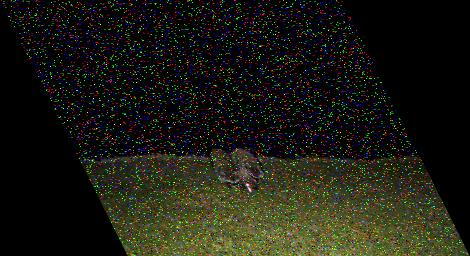
#> input picture imgproc/Лабораторная3/img.jpg, 470 x 256 px, given in place of lenna.png, which was not available
$ jupyter execute lab2_new.ipynb   (shell and % lines are left out)   (text cells are left out)
#> lines starting #> are read from the running program, lines starting #| are printed output that depends on the picture; long printed decimals are rounded; pictures that were not available may be replaced by others from this repository, and a replacement may not be noted
[cell 1]
import numpy as np
import cv2 as cv
#from google.colab.patches import cv2_imshow

[cell 2]
image = cv.imread('./lenna.png')
#> image is the input picture: shape (256, 470, 3); mean B, G, R 19.6, 28.2, 28.3

[cell 3]
import matplotlib.pyplot as plt

#%matplotlib inline позволяет выводить графики matplotlib в Jupyter
plt.imshow(image[:,:,:])

[cell 4]
rgb_image = cv.cvtColor(image, cv.COLOR_BGR2RGB)
plt.imshow(rgb_image)

[cell 5]
ROI = (182, 162, 220, 100)  #(x0, y0, height, width)
cropped_image = rgb_image[ROI[1]:ROI[1] + ROI[3], ROI[0]:ROI[0] + ROI[2]]
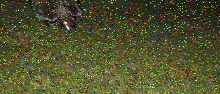
#> cropped_image: shape (94, 220, 3); mean R, G, B 80.2, 82.2, 44.1
plt.imshow(cropped_image)

[cell 6]
scale_percent = 120  # Процент от изначального размера
width = int(rgb_image.shape[1] * scale_percent / 100)
#> width = 564
height = int(rgb_image.shape[0] * scale_percent / 100)
#> height = 307
dim = (width, height)
#> dim = (564, 307)
resized_image = cv.resize(rgb_image, dim, interpolation=cv.INTER_AREA)
plt.imshow(resized_image)

[cell 7]
(h, w, d) = rgb_image.shape
#> h = 256; w = 470; d = 3
angle = 45
scale = 1.0
center = (w // 2, h // 2)
#> center = (235, 128)
M = cv.getRotationMatrix2D(center, angle, scale)

print(M)
#| [[  0.7071   0.7071 -21.680]
#|  [ -0.7071   0.7071 203.660]]
rotated = cv.warpAffine(rgb_image, M, (w, h))
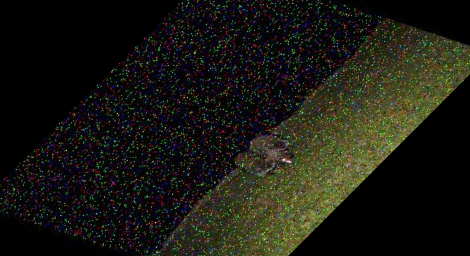
#> rotated: shape (256, 470, 3); mean R, G, B 26, 25.8, 18.1
plt.imshow(rotated)

[cell 8]
copy_image = rgb_image.copy()

# рисование линии
cv.line(copy_image, (0, 0), (511, 511), (255, 0, 0), 5)
# => Diagonal red line with thickness of 5 px

# Draw a rectangle using cv2.rectangle(image, topLeft, bottomRight, rgb, thinkness)
cv.rectangle(copy_image, (384, 0), (510, 128), (0, 255, 0), 3)
# => Green rectangle with thickness of 3 px

# Draw a circle using cv2.circle(image, center, radius, rgb, thinkness)
cv.circle(copy_image, (447, 63), 63, (0, 0, 255), -1)
# => Blue filled circle(note that the thinkness is -1)

# Draw a ellipse using cv2.ellipse(image, center, axes, angle, startAngle, endAngle, rgb, thinkness)
cv.ellipse(copy_image, (256, 256), (100, 50), -45, 0, 180, (255, 0, 0), -1)
# => Red wide down-half ellipse

plt.imshow(copy_image)

[cell 9]
# Put some text using cv2.putText(image, text, bottomLeft, fontType, fontScale, rgb, thinkness, lineType)
copy_image = rgb_image.copy()
font = cv.FONT_HERSHEY_COMPLEX
cv.putText(copy_image, 'OpenCV', (10, 500), font, 4, (255, 255, 255), 10, cv.LINE_AA)
# => White 'OpenCV' text at the bottom

plt.imshow(copy_image)

[cell 10]
import matplotlib.pyplot as plt
import cv2 as cv
import numpy as np

# Изменим стандартный размер графиков matplotlib
plt.rcParams["figure.figsize"] = [6, 4]

[cell 11]
image1 = cv.imread('./lenna.png')
image2 = cv.imread('./winter_cat.png')
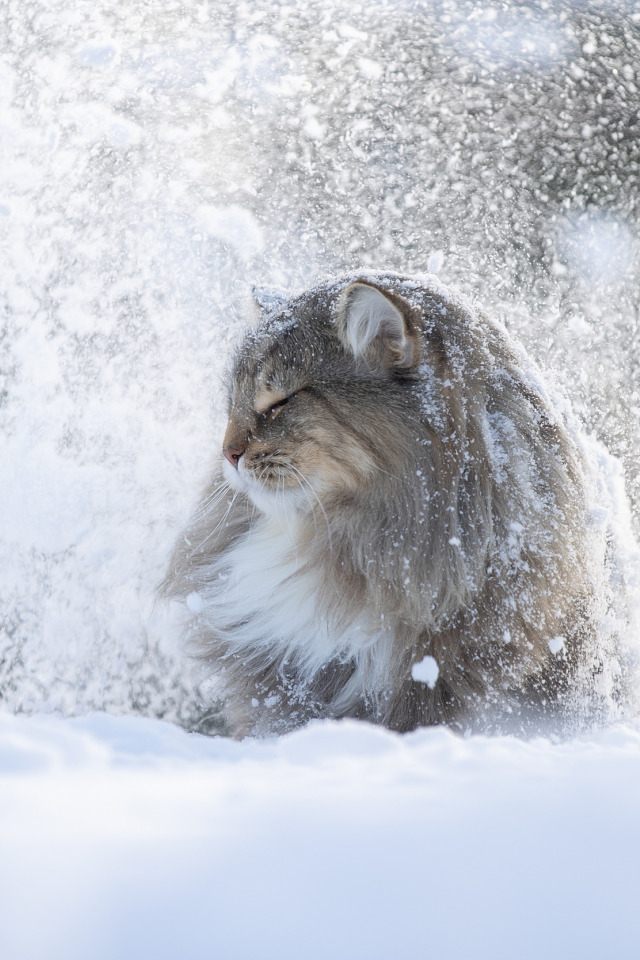
#> input picture imgproc/Лабораторная2/winter_cat.png, 640 x 960 px
#> image2 is the input picture: shape (960, 640, 3); mean B, G, R 205.1, 196.6, 192.9
rgb_image1 = cv.cvtColor(image1, cv.COLOR_BGR2RGB)
rgb_image2 = cv.cvtColor(image2, cv.COLOR_BGR2RGB)
gray_image1 = cv.cvtColor(image1, cv.COLOR_BGR2GRAY)
gray_image2 = cv.cvtColor(image2, cv.COLOR_BGR2GRAY)
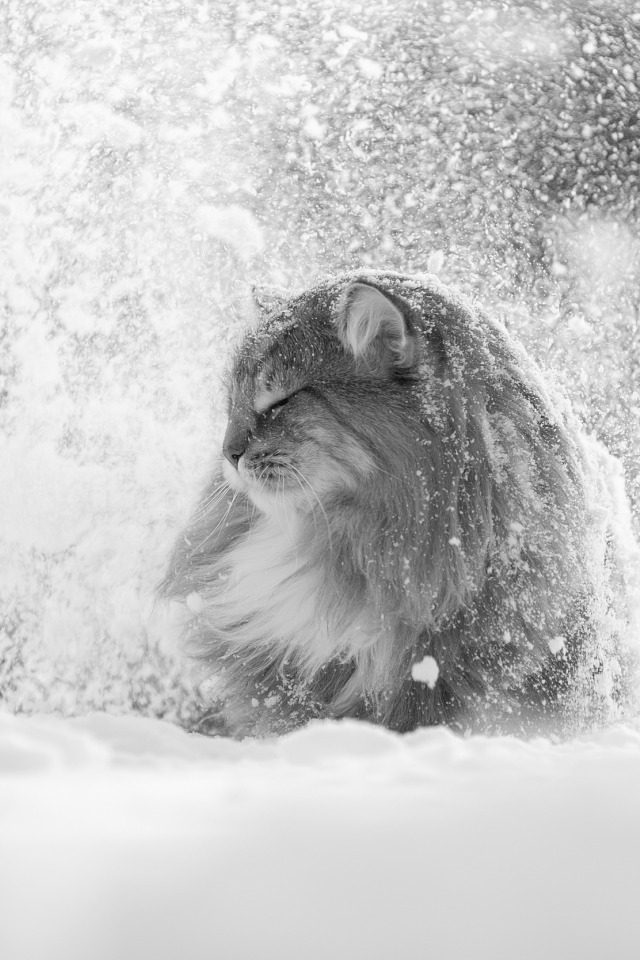
#> gray_image2: shape (960, 640); min 9, max 254, mean 196.5

channels = [0]
histSize = [256]
range = [0, 256]

hist1 = cv.calcHist([gray_image1], channels, None, histSize, range)
#> hist1 = 256 values, max 29668 at index 0, min 0 at index 213, mean 470
hist2 = cv.calcHist([gray_image2], channels, None, histSize, range)
#> hist2 = 256 values, max 13210 at index 215, min 0 at index 0, mean 2400

gs = plt.GridSpec(2, 2)
plt.figure(figsize=(10, 8))
plt.subplot(gs[0])
plt.imshow(gray_image1, cmap='gray')
plt.subplot(gs[1])
plt.imshow(gray_image2, cmap='gray')
plt.subplot(gs[2])
plt.hist(gray_image1.reshape(-1), 256, range)
plt.subplot(gs[3])
plt.hist(gray_image2.reshape(-1), 256, range)
plt.show()
#> figure, not shown here; panel 3: tallest bar 29668 high, from x = 0 to 1; panel 4: tallest bar 13210 high, from x = 215 to 216

[cell 12]
plt.hist(gray_image1.reshape(-1), 256, range)
plt.show()
#> figure, not shown here; tallest bar 29668 high, from x = 0 to 1

[cell 13]
histSize = [256]
range = [0, 256]


def plot_rgb_hist(image, histSize, range):
    histSize = [256]
    range = [0, 256]
    for i, col in enumerate(['b', 'g', 'r']):
        hist = cv.calcHist([image], [i], None, histSize, range)
        plt.plot(hist, color=col)
        plt.xlim(range)


plot_rgb_hist(image1, histSize, range)
plt.show()
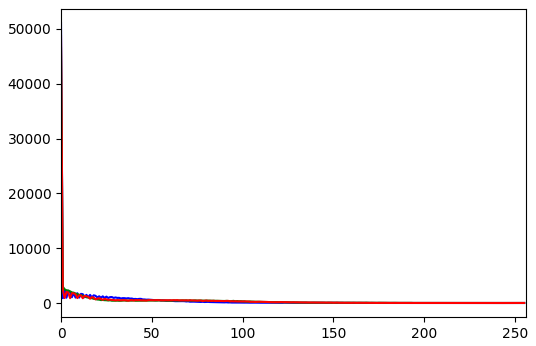
#> figure drawn by matplotlib, 1 panel; curve peaks at x = 0, y = 51085; curve peaks at x = 0, y = 46571; curve peaks at x = 0, y = 48682

[cell 14]
lut = lambda i: 255 - i
invert_image = lut(gray_image1)
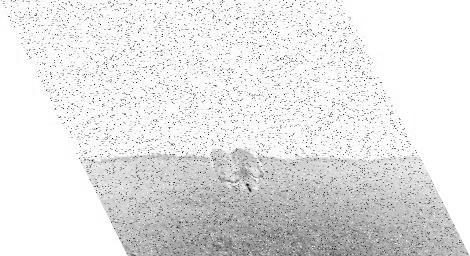
#> invert_image: shape (256, 470); min 3, max 255, mean 227.7
plt.imshow(invert_image, cmap='gray')

[cell 15]
gamma = 0.5
lut = lambda i: i ** gamma
result_image = lut(gray_image1)
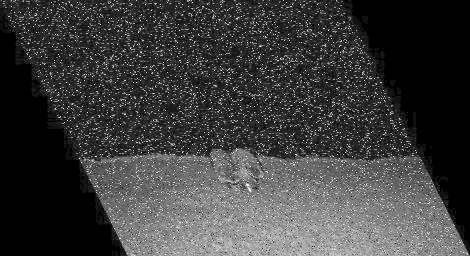
#> result_image: shape (256, 470) float64; min 0, max 15.87, mean 3.82; drawn with min black and max white
#print(result_image[1:2])
gs = plt.GridSpec(2, 2)
plt.figure(figsize=(10, 8))
plt.subplot(gs[0])
plt.imshow(gray_image1, cmap='gray')
plt.subplot(gs[1])
plt.imshow(result_image, cmap='gray')
plt.subplot(gs[2])
plt.hist(gray_image1.reshape(-1), 256, range)
plt.subplot(gs[3])
plt.hist(result_image.reshape(-1), 256, range)
plt.show()
#> figure, not shown here; panel 3: tallest bar 29668 high, from x = 0 to 1; panel 4: tallest bar 29668 high, from x = 0 to 1

[cell 16]
lut = lambda i: 255 * ((i - np.min(i)) / (np.max(i) - np.min(i)))
result_image = lut(gray_image1)

gs = plt.GridSpec(2, 2)
plt.figure(figsize=(10, 8))
plt.subplot(gs[0])
plt.imshow(gray_image1, cmap='gray')
plt.subplot(gs[1])
plt.imshow(result_image, cmap='gray')
plt.subplot(gs[2])
plt.hist(gray_image1.reshape(-1), 256, range)
plt.subplot(gs[3])
plt.hist(result_image.reshape(-1), 256, range)
plt.show()
#> figure, not shown here; panel 3: tallest bar 29668 high, from x = 0 to 1; panel 4: tallest bar 29668 high, from x = 0 to 1

[cell 17]
clahe = cv.createCLAHE(clipLimit=2.0, tileGridSize=(8, 8))

rgb_result_image = np.empty(np.shape(rgb_image1), np.uint8)
rgb_result_image[:, :, 0] = clahe.apply(rgb_image1[:, :, 0])
rgb_result_image[:, :, 1] = clahe.apply(rgb_image1[:, :, 1])
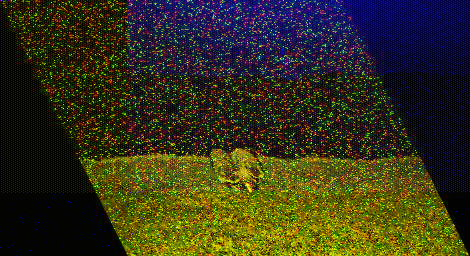
#> rgb_result_image: shape (256, 470, 3); mean R, G, B 48.5, 45.9, 63.6
rgb_result_image[:, :, 2] = clahe.apply(rgb_image1[:, :, 2])
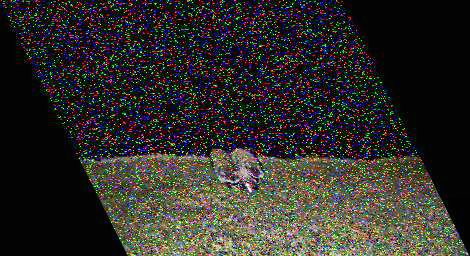
#> rgb_result_image: shape (256, 470, 3); mean R, G, B 48.5, 45.9, 42.9

gs = plt.GridSpec(2, 2)
plt.figure(figsize=(10, 8))
plt.subplot(gs[0])
plt.imshow(rgb_image1)
plt.subplot(gs[1])
plt.imshow(rgb_result_image)
plt.subplot(gs[2])
plot_rgb_hist(rgb_image1, histSize, range)
plt.subplot(gs[3])
plot_rgb_hist(rgb_result_image, histSize, range)

plt.show()
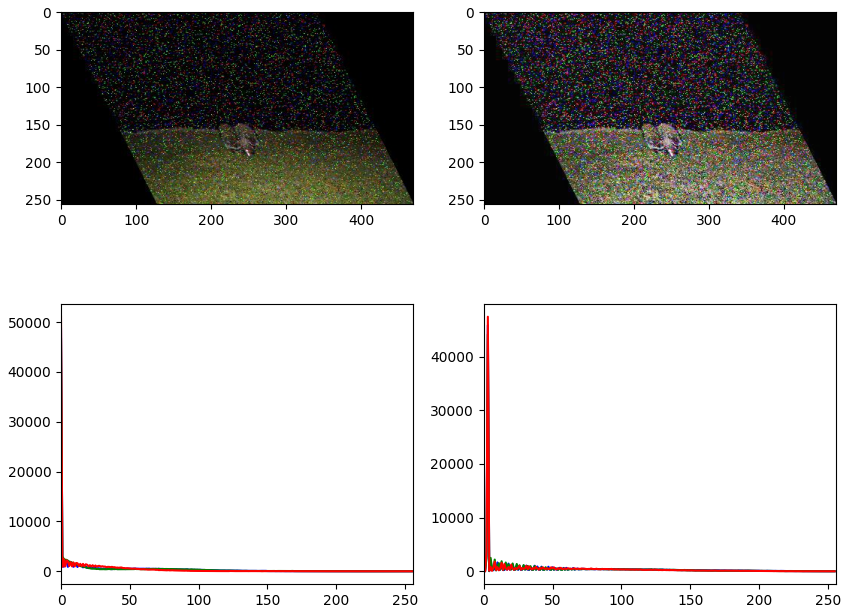
#> figure drawn by matplotlib, 4 panels; panel 3: curve peaks at x = 0, y = 48682; panel 3: curve peaks at x = 0, y = 46571; panel 3: curve peaks at x = 0, y = 51085; panel 4: curve peaks at x = 3, y = 45861
